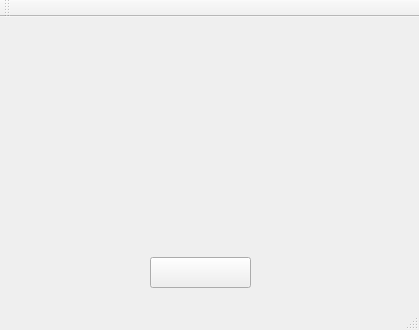
<?xml version="1.0" encoding="UTF-8"?>
<ui version="4.0">
 <class>MainWindow</class>
 <widget class="QMainWindow" name="MainWindow">
  <property name="geometry">
   <rect>
    <x>0</x>
    <y>0</y>
    <width>419</width>
    <height>330</height>
   </rect>
  </property>
  <property name="windowTitle">
   <string>MainWindow</string>
  </property>
  <property name="styleSheet">
   <string notr="true"/>
  </property>
  <widget class="QWidget" name="centralWidget">
   <widget class="QPushButton" name="Begin">
    <property name="geometry">
     <rect>
      <x>150</x>
      <y>240</y>
      <width>101</width>
      <height>31</height>
     </rect>
    </property>
    <property name="styleSheet">
     <string notr="true">border-image: url(:/image/1x/begButton.png);</string>
    </property>
    <property name="text">
     <string/>
    </property>
   </widget>
  </widget>
  <widget class="QMenuBar" name="menuBar">
   <property name="geometry">
    <rect>
     <x>0</x>
     <y>0</y>
     <width>419</width>
     <height>17</height>
    </rect>
   </property>
  </widget>
  <widget class="QToolBar" name="mainToolBar">
   <attribute name="toolBarArea">
    <enum>TopToolBarArea</enum>
   </attribute>
   <attribute name="toolBarBreak">
    <bool>false</bool>
   </attribute>
  </widget>
  <widget class="QStatusBar" name="statusBar"/>
 </widget>
 <layoutdefault spacing="6" margin="11"/>
 <resources/>
 <connections/>
</ui>
